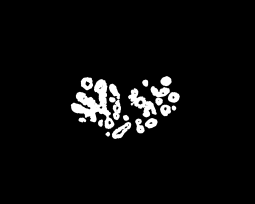
#> input picture PSO/src/cv08/granulometria.png, 255 x 204 px, found by its file name
$ jupyter execute PSO_cv08_en_solution.ipynb   (shell and % lines are left out)   (text cells are left out)
#> lines starting #> are read from the running program, lines starting #| are printed output that depends on the picture; after the words box and inside, x2 and y2 are one past the last pixel; in counts of white or black regions, pixels touching at a corner belong together; pictures that were not available may be replaced by others from this repository, and a replacement may not be noted
[cell 1]
import numpy as np
import cv2
from matplotlib import pyplot as plt

img = cv2.imread('granulometria.png', cv2.IMREAD_GRAYSCALE)
#> img is the input picture: shape (204, 255); min 0, max 255, mean 11.9


plt.imshow(img, cmap='gray', vmin=0, vmax=255)
plt.axis('off')
plt.title("Image")
plt.show()

ys = []

for i in range(1, 15):
  se = cv2.getStructuringElement(cv2.MORPH_ELLIPSE, (i, i))
  img_processed = cv2.morphologyEx(img, cv2.MORPH_OPEN, se)
  ys.append(np.sum(img_processed) / 255)
#> after the loop, ys = [2436.3, 2430.5, 2375.5, 2106.8, 1868.7, 1279.4, 1125.2, 585.4, 529, 100.1, 96.55, 65.01, 18.63, 0]

plt.bar(range(1, 15), ys)
plt.show()
#> figure, not shown here; tallest bar 2436.3 high, from x = 0.6 to 1.4

[cell 2]
img = 255 - cv2.imread('bunky.png', cv2.IMREAD_GRAYSCALE)
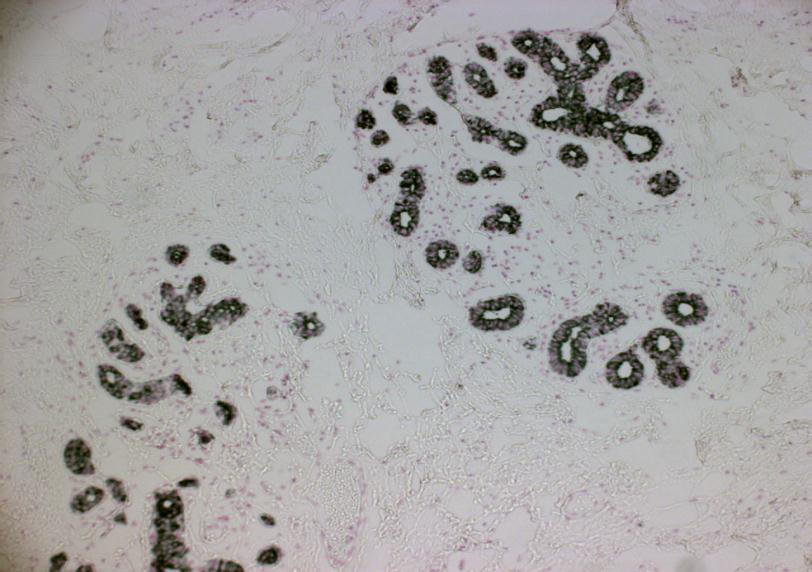
#> input picture PSO/src/cv08/bunky.png, 812 x 572 px, found by its file name
#> img: shape (572, 812); min 21, max 255, mean 90.7

plt.imshow(cv2.imread('bunky.png')[:, :, ::-1])
plt.axis('off')
plt.title("Original")
plt.show()

_, img_low = cv2.threshold(img, 100, 1, cv2.THRESH_BINARY)
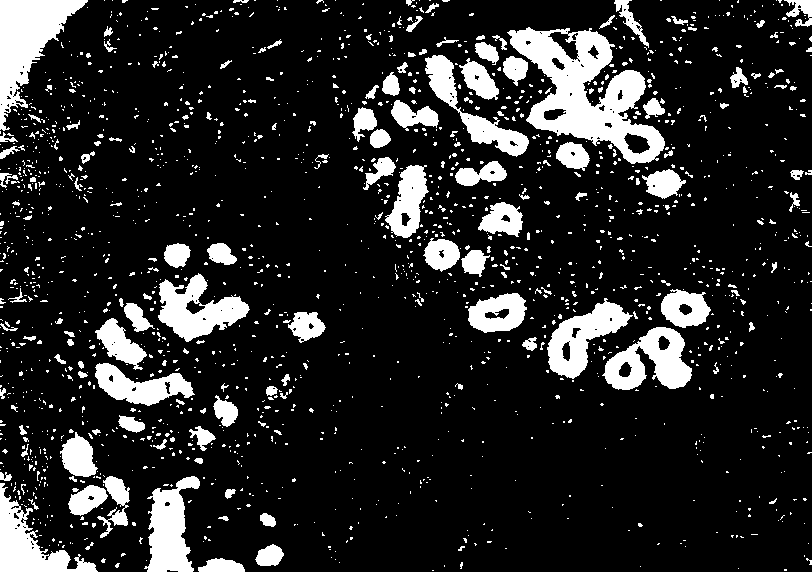
#> img_low: shape (572, 812); values 0 (black) and 1 (white), 15.2% white; 1801 white regions (1622 under 20 px), largest, box (x1, y1, x2, y2) and area: (507, 27, 665, 164) 9322, (0, 0, 88, 131) 4915, (0, 483, 98, 572) 3152
_, img_high = cv2.threshold(img, 180, 1, cv2.THRESH_BINARY)
#> img_high: shape (572, 812); values 0 (black) and 1 (white), 4.6% white; 141 white regions (69 under 20 px), largest, box (x1, y1, x2, y2) and area: (512, 31, 662, 162) 4456, (151, 491, 183, 572) 1350, (470, 296, 524, 331) 780

se = cv2.getStructuringElement(cv2.MORPH_ELLIPSE, (7, 7))
img_dil = cv2.morphologyEx(img_high, cv2.MORPH_DILATE, se)
#> img_dil: shape (572, 812); values 0 (black) and 1 (white), 10.1% white; 51 white regions, largest, box (x1, y1, x2, y2) and area: (509, 28, 665, 165) 9399, (604, 325, 692, 392) 3381, (547, 300, 630, 380) 2892

final_img = img_dil * img_low
#> final_img: shape (572, 812); values 0 (black) and 1 (white), 9.3% white; 54 white regions (2 under 20 px), largest, box (x1, y1, x2, y2) and area: (510, 28, 665, 164) 8655, (605, 327, 692, 390) 3005, (547, 301, 630, 379) 2609

plt.imshow(final_img, cmap='gray')
plt.axis('off')
plt.title("Processed")
plt.show()

[cell 3]
img = cv2.imread('building.jpg', cv2.IMREAD_GRAYSCALE)
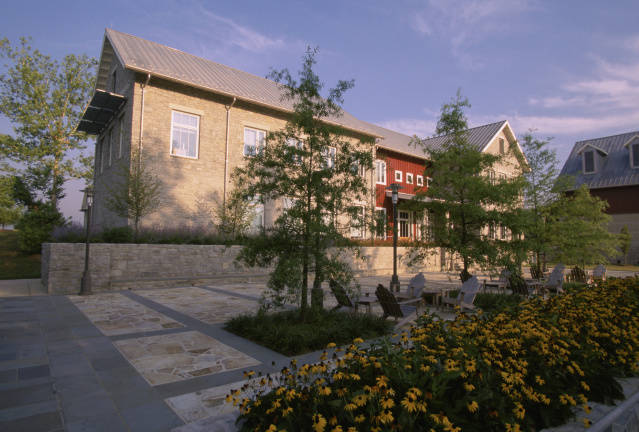
#> input picture pubs/building.jpg, 639 x 432 px, found by its file name
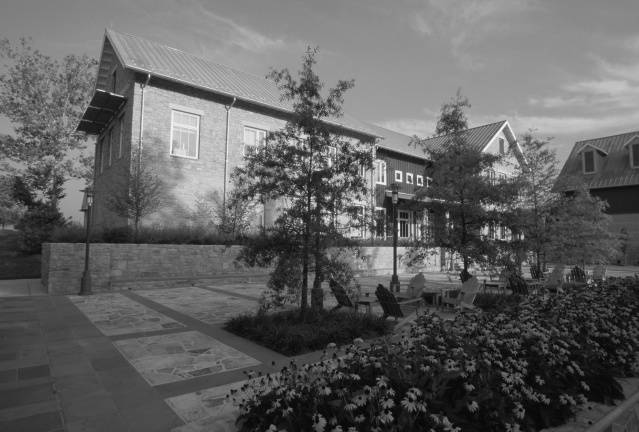
#> img: shape (432, 639); min 0, max 255, mean 96.7

se = cv2.getStructuringElement(cv2.MORPH_ELLIPSE, (3, 3))
#> se = [[0, 1, 0], [1, 1, 1], [0, 1, 0]]
plt.imshow(cv2.morphologyEx(img, cv2.MORPH_GRADIENT, se), cmap='gray', vmin=0, vmax=255)
plt.title("Gradient")
plt.axis("off")
plt.show()
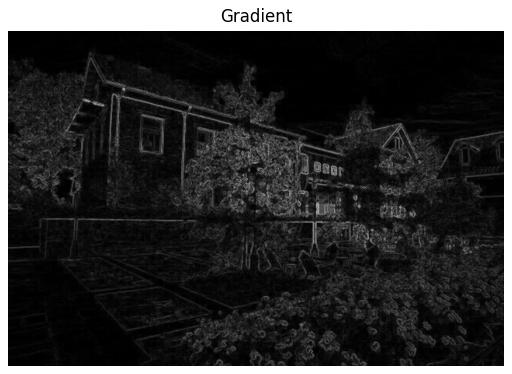
#> figure drawn by matplotlib, 1 panel

img_closed = cv2.morphologyEx(img, cv2.MORPH_CLOSE, se)
plt.imshow(cv2.morphologyEx(img_closed, cv2.MORPH_OPEN, se), cmap='gray', vmin=0, vmax=255)
plt.title("Smoothing")
plt.axis("off")
plt.show()
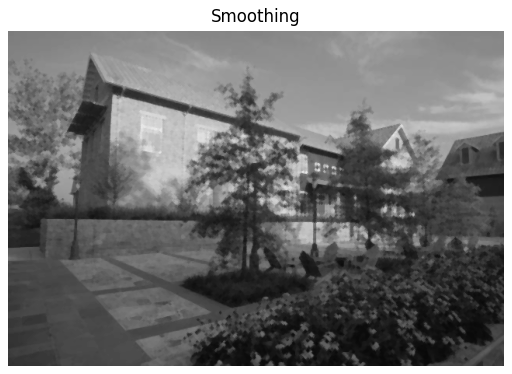
#> figure drawn by matplotlib, 1 panel

[cell 4]
img = cv2.imread('landscape_dull.png', cv2.IMREAD_GRAYSCALE)
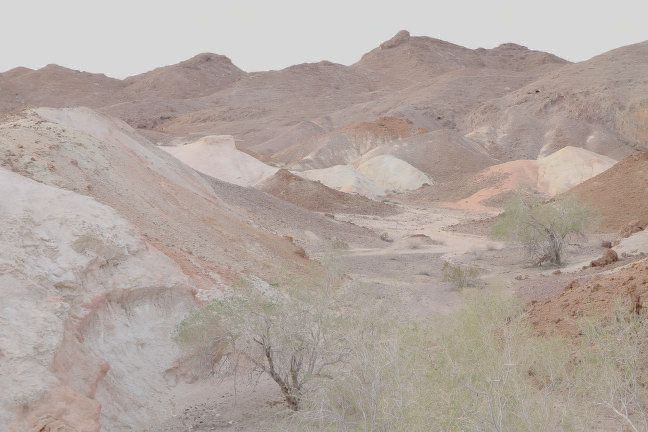
#> input picture PSO/images/landscape_dull.jpg, 648 x 432 px, given in place of landscape_dull.png, which was not available
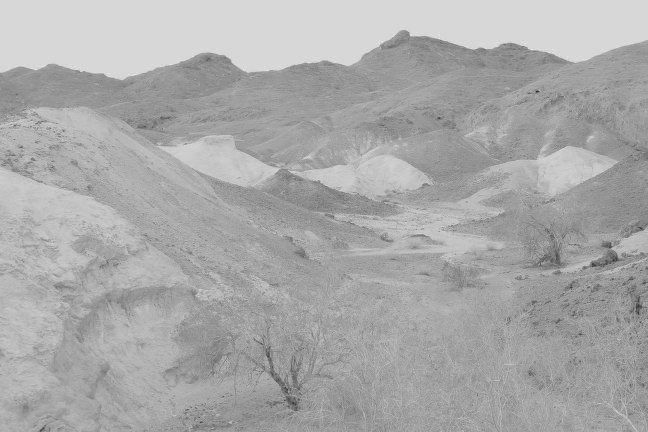
#> img: shape (432, 648); min 38, max 241, mean 169.1

plt.imshow(img, cmap='gray', vmin=0, vmax=255)
plt.title("Original")
plt.axis("off")
plt.show()

se = cv2.getStructuringElement(cv2.MORPH_ELLIPSE, (5, 5))
#> se = [[0, 0, 1, 0, 0], [1, 1, 1, 1, 1], [1, 1, 1, 1, 1], [1, 1, 1, 1, 1], [0, 0, 1, 0, 0]]

top = cv2.morphologyEx(img, cv2.MORPH_TOPHAT, se)
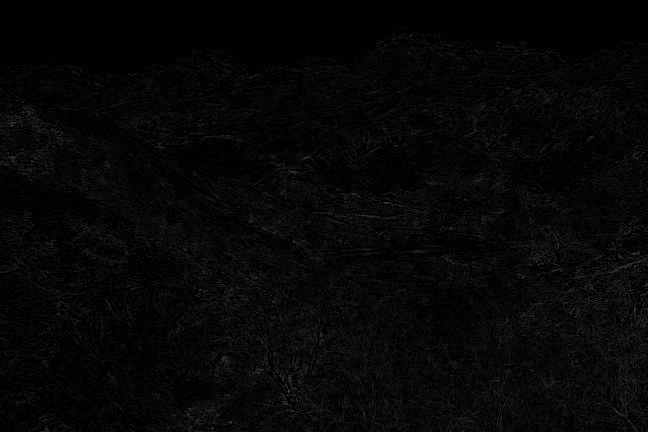
#> top: shape (432, 648); min 0, max 83, mean 6.4
bot = cv2.morphologyEx(img, cv2.MORPH_BLACKHAT, se)

img = img + 3 * top - 3 * bot
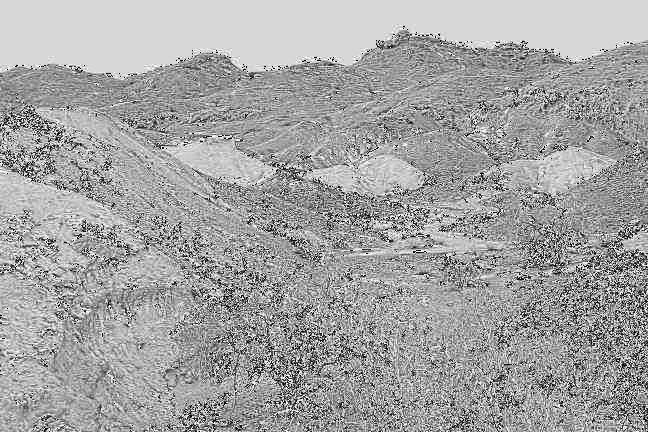
#> img: shape (432, 648); min 0, max 255, mean 163.2

plt.imshow(img, cmap='gray', vmin=0, vmax=255)
plt.title("Added contrast")
plt.axis("off")
plt.show()
